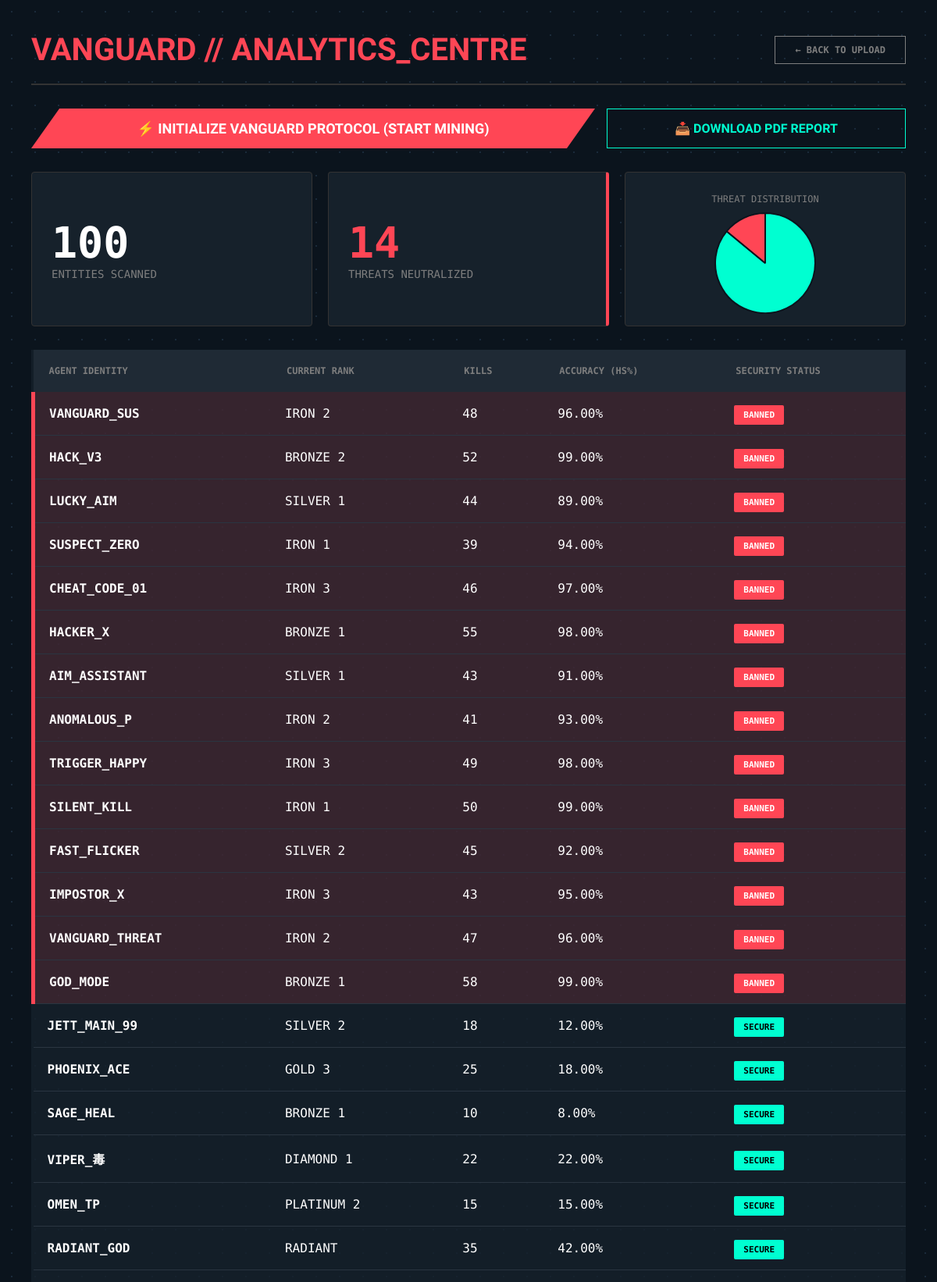
/dashboard (upper part), run on the app's committed database.
### tables this page shows
CREATE TABLE fact_player_stats 
                    (stat_id INTEGER PRIMARY KEY AUTOINCREMENT, player_id INTEGER, kills INTEGER, 
                     headshot_percentage REAL, reaction_time_ms INTEGER, is_cheater INTEGER);

CREATE TABLE dim_player 
                    (player_id INTEGER PRIMARY KEY, player_name TEXT, current_rank TEXT);

### app.py (the view)
@app.route('/dashboard')
def dashboard():
    conn = get_db_connection()
    total_players = conn.execute("SELECT COUNT(*) FROM fact_player_stats").fetchone()[0]
    total_banned = conn.execute("SELECT COUNT(*) FROM fact_player_stats WHERE is_cheater = 1").fetchone()[0]
    total_safe = total_players - total_banned # Logic for Pie Chart
    players = conn.execute("""
        SELECT p.player_name, p.current_rank, f.kills, f.headshot_percentage, f.is_cheater
        FROM fact_player_stats f
        JOIN dim_player p ON f.player_id = p.player_id
        ORDER BY f.is_cheater DESC
    """).fetchall()
    conn.close()
    return render_template('dashboard.html', total_players=total_players, total_banned=total_banned, total_safe=total_safe, players=players)

### app.py (called while the page is built)
def get_db_connection():
    conn = sqlite3.connect('valorant.db')
    conn.row_factory = sqlite3.Row
    return conn

### templates/dashboard.html (shortened to what this page needs)
<!DOCTYPE html>
<html lang="en">
<head>
</head>
<body>
    <div class="header">
        <h1>VANGUARD // ANALYTICS_CENTRE</h1>
        <a href="/" class="btn-back">← BACK TO UPLOAD</a>
    </div>
    <div class="action-container">
        <a href="/run-mining" class="btn-mining">
            ⚡ INITIALIZE VANGUARD PROTOCOL (START MINING)
        </a>
        <a href="/download-report" class="btn-report">
            📥 DOWNLOAD PDF REPORT
        </a>
    </div>
    <div class="stats-grid">
        <div class="stat-card">
            <h2>{{ total_players }}</h2>
            <p>Entities Scanned</p>
        </div>
        <div class="stat-card" style="border-right: 4px solid var(--val-red);">
            <h2 style="color: var(--val-red);">{{ total_banned }}</h2>
            <p>Threats Neutralized</p>
        </div>
        <div class="chart-card">
            <p style="margin-bottom: 10px; font-size: 12px; color: #7e7e7e;">THREAT DISTRIBUTION</p>
            <div style="width: 130px; height: 130px;">
                <canvas id="cheatChart"></canvas>
            </div>
        </div>
    </div>
    <table>
        <thead>
            <tr>
                <th>Agent Identity</th>
                <th>Current Rank</th>
                <th>Kills</th>
                <th>Accuracy (HS%)</th>
                <th>Security Status</th>
            </tr>
        </thead>
        <tbody>
            {% for row in players %}
            <tr class="{{ 'row-banned' if row.is_cheater else '' }}">
                <td style="font-weight: bold;">{{ row.player_name.upper() }}</td>
                <td>{{ row.current_rank.upper() }}</td>
                <td>{{ row.kills }}</td>
                <td>{{ "%.2f"|format(row.headshot_percentage) }}%</td>
                <td>
                    <span class="status-badge {{ 'status-banned' if row.is_cheater else 'status-clean' }}">
                        {{ 'Banned' if row.is_cheater else 'Secure' }}
                    </span>
                </td>
            </tr>
            {% endfor %}
        </tbody>
    </table>
<script>
    // Quotes lagane se VS Code ise string samajh lega aur error nahi dega
    // Lekin Flask ise automatic number mein badal dega
    const safeData = Number('{{ total_safe }}');
    const bannedData = Number('{{ total_banned }}');
    const ctx = document.getElementById('cheatChart').getContext('2d');
    new Chart(ctx, {
        type: 'pie',
        data: {
            labels: ['Safe', 'Banned'],
            datasets: [{
                data: [safeData, bannedData],
                backgroundColor: ['#00ffd1', '#ff4655'],
                borderColor: '#0b141d',
                borderWidth: 2
            }]
        },
        options: {
            responsive: true,
            maintainAspectRatio: false,
            plugins: {
                legend: { display: false }
            }
        }
    });
</script>
</body>
</html>

### templates/dashboard.html (style rules this page uses)
:root { --val-red: #ff4655; --val-bg: #0b141d; --val-cyan: #00ffd1; --val-gray: #16212b; }
body { background-color: var(--val-bg); color: white; font-family: 'Roboto Mono', monospace; margin: 0; padding: 40px; background-image: radial-gradient(circle, #1a2a3a 1px, transparent 1px); background-size: 30px 30px; }
.header { display: flex; justify-content: space-between; align-items: center; border-bottom: 2px solid #333; padding-bottom: 20px; }
h1 { font-family: 'Oswald', sans-serif; font-size: 40px; margin: 0; color: var(--val-red); }
.stats-grid { display: grid; grid-template-columns: 1fr 1fr 1fr; gap: 20px; margin: 30px 0; }
.stat-card { background: var(--val-gray); border: 1px solid #333; padding: 25px; border-radius: 4px; display: flex; flex-direction: column; justify-content: center; }
.stat-card h2 { font-size: 55px; margin: 0; color: white; }
.stat-card p { margin: 0; color: #7e7e7e; text-transform: uppercase; font-size: 14px; }
.chart-card { background: var(--val-gray); border: 1px solid #333; padding: 15px; border-radius: 4px; display: flex; flex-direction: column; align-items: center; justify-content: center; }
.action-container { margin-top: 30px; display: flex; gap: 15px; }
.btn-mining { background: var(--val-red); color: white; padding: 15px 40px; border: none; font-family: 'Oswald', sans-serif; font-size: 18px; font-weight: 900; cursor: pointer; text-transform: uppercase; clip-path: polygon(5% 0, 100% 0, 95% 100%, 0% 100%); transition: 0.3s; flex: 2; text-decoration: none; text-align: center; }
.btn-report { background: transparent; border: 1px solid var(--val-cyan); color: var(--val-cyan); padding: 15px 30px; text-decoration: none; font-family: 'Oswald', sans-serif; text-align: center; flex: 1; font-weight: bold; text-transform: uppercase; transition: 0.3s; }
table { width: 100%; border-collapse: collapse; margin-top: 20px; background: rgba(22, 33, 43, 0.8); }
th { background: #1f2a35; color: #7e7e7e; padding: 20px; text-align: left; text-transform: uppercase; font-size: 12px; }
td { padding: 18px; border-bottom: 1px solid #2a3541; }
.row-banned { background: rgba(255, 70, 85, 0.15); border-left: 5px solid var(--val-red); }
.status-badge { padding: 6px 12px; font-weight: bold; font-size: 11px; border-radius: 2px; text-transform: uppercase; }
.status-banned { background: var(--val-red); color: white; }
.status-clean { background: var(--val-cyan); color: #000; }
.btn-back { background: transparent; border: 1px solid #7e7e7e; color: #7e7e7e; padding: 10px 25px; text-decoration: none; font-weight: bold; font-size: 12px; }

### data on the page
fact_player_stats: player_name "VANGUARD_SUS", current_rank "IRON 2", kills "48", headshot_percentage "96.00", is_cheater "BANNED"
fact_player_stats: player_name "HACK_V3", current_rank "BRONZE 2", kills "52", headshot_percentage "99.00", is_cheater "BANNED"
fact_player_stats: player_name "LUCKY_AIM", current_rank "SILVER 1", kills "44", headshot_percentage "89.00", is_cheater "BANNED"
fact_player_stats: player_name "SUSPECT_ZERO", current_rank "IRON 1", kills "39", headshot_percentage "94.00", is_cheater "BANNED"
fact_player_stats: player_name "CHEAT_CODE_01", current_rank "IRON 3", kills "46", headshot_percentage "97.00", is_cheater "BANNED"
fact_player_stats: player_name "HACKER_X", current_rank "BRONZE 1", kills "55", headshot_percentage "98.00", is_cheater "BANNED"
fact_player_stats: player_name "AIM_ASSISTANT", current_rank "SILVER 1", kills "43", headshot_percentage "91.00", is_cheater "BANNED"
fact_player_stats: player_name "ANOMALOUS_P", current_rank "IRON 2", kills "41", headshot_percentage "93.00", is_cheater "BANNED"
fact_player_stats: player_name "TRIGGER_HAPPY", current_rank "IRON 3", kills "49", headshot_percentage "98.00", is_cheater "BANNED"
fact_player_stats: player_name "SILENT_KILL", current_rank "IRON 1", kills "50", headshot_percentage "99.00", is_cheater "BANNED"
fact_player_stats: player_name "FAST_FLICKER", current_rank "SILVER 2", kills "45", headshot_percentage "92.00", is_cheater "BANNED"
fact_player_stats: player_name "IMPOSTOR_X", current_rank "IRON 3", kills "43", headshot_percentage "95.00", is_cheater "BANNED"
fact_player_stats: player_name "VANGUARD_THREAT", current_rank "IRON 2", kills "47", headshot_percentage "96.00", is_cheater "BANNED"
fact_player_stats: player_name "GOD_MODE", current_rank "BRONZE 1", kills "58", headshot_percentage "99.00", is_cheater "BANNED"
fact_player_stats: player_name "JETT_MAIN_99", current_rank "SILVER 2", kills "18", headshot_percentage "12.00", is_cheater "SECURE"
fact_player_stats: player_name "PHOENIX_ACE", current_rank "GOLD 3", kills "25", headshot_percentage "18.00", is_cheater "SECURE"
fact_player_stats: player_name "SAGE_HEAL", current_rank "BRONZE 1", kills "10", headshot_percentage "8.00", is_cheater "SECURE"
fact_player_stats: player_name "VIPER_毒", current_rank "DIAMOND 1", kills "22", headshot_percentage "22.00", is_cheater "SECURE"
fact_player_stats: player_name "OMEN_TP", current_rank "PLATINUM 2", kills "15", headshot_percentage "15.00", is_cheater "SECURE"
fact_player_stats: player_name "RADIANT_GOD", current_rank "RADIANT", kills "35", headshot_percentage "42.00", is_cheater "SECURE"

### other printed values
{{ total_players }} "100"
{{ total_banned }} "14"
chart data {{ total_safe }} 86
chart data {{ total_banned }} 14
